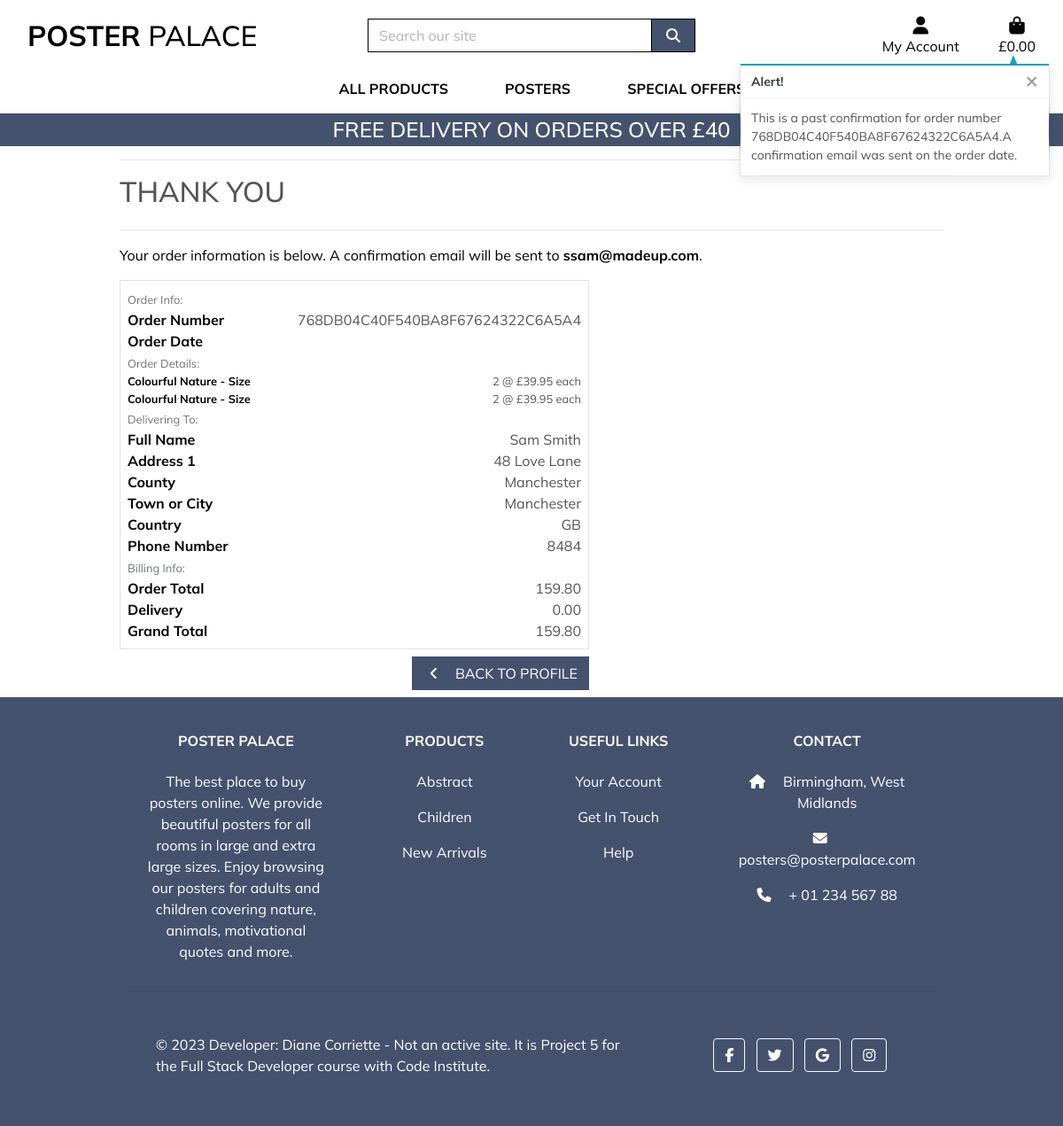
The page /profile/order_history/768DB04C40F540BA8F67624322C6A5A4 on the database its author committed.
### checkout/models.py (models this page shows, shortened)
class Order(models.Model):
    order_number = models.CharField(
        max_length=32,
        null=False,
        editable=False
    )
    buyer_profile = models.ForeignKey(
        BuyerProfile,
        on_delete=models.SET_NULL,
        null=True,
        blank=True,
        related_name='orders'
    )
    full_name = models.CharField(
        max_length=50,
        null=False,
        blank=False
    )
    email = models.EmailField(
        max_length=254,
        null=False,
        blank=False
    )
    phone_number = models.CharField(
        max_length=20,
        null=False,
        blank=False
    )
    street_address1 = models.CharField(
        max_length=80,
        null=False,
        blank=False
    )
    street_address2 = models.CharField(
        max_length=80,
        null=True,
        blank=True
    )
    town_or_city = models.CharField(
        max_length=40,
        null=False,
        blank=False
    )
    county = models.CharField(
        max_length=80,
        null=True,
        blank=True
    )
    postcode = models.CharField(
        max_length=20,
        null=True,
        blank=True
    )
    country = CountryField(
        default='GB',
        blank_label="Country *",
        null=False,
        blank=False
    )
    created = models.DateTimeField(
        auto_now_add=True
    )
    updated = models.DateTimeField(
        auto_now=True
    )
    delivery_cost = models.DecimalField(
        max_digits=6,
        decimal_places=2,
        null=False,
        default=0
    )
    order_total = models.DecimalField(
        max_digits=10,
        decimal_places=2,
        null=False,
        default=0
    )
    grand_total = models.DecimalField(
        max_digits=10,
        decimal_places=2,
        null=False,
        default=0
    )
    original_bag = models.TextField(
        null=False,
        blank=False,
        default=''
    )
    stripe_pid = models.CharField(
        max_length=254,
        null=False,
        blank=False,
        default=''
    )
    class Meta:
        ordering = ['-created']
        verbose_name_plural = 'orders'

class OrderLineItem(models.Model):
    order = models.ForeignKey(
        Order,
        null=False,
        blank=False,
        on_delete=models.CASCADE,
        related_name='lineitems'
    )
    product = models.ForeignKey(
        Product,
        null=False,
        blank=False,
        on_delete=models.CASCADE
    )
    product_size = models.CharField(
        max_length=2,
        null=True,
        blank=False
    )  # L, XL
    quantity = models.IntegerField(
        null=False,
        blank=False,
        default=0
    )
    lineitem_total = models.DecimalField(
        max_digits=6,
        decimal_places=2,
        null=False,
        blank=False,
        editable=False
    )

### products/models.py (models this page shows, shortened)
class Product(models.Model):
    sku = models.CharField(max_length=15,
                           default=get_random_string,
                           null=True, blank=True)
    name = models.CharField(max_length=200)
    slug = models.SlugField(max_length=200, unique=True)
    image = models.ImageField(null=True, blank=True)
    description = models.TextField(blank=True)
    sizes = models.BooleanField(default=False, null=True, blank=True)
    price = models.DecimalField(default=9.95, max_digits=8, decimal_places=2)
    category = models.ForeignKey('Category', null=True,
                                 blank=True, on_delete=models.SET_NULL)
    available = models.BooleanField(default=True)
    rating = models.DecimalField(max_digits=7, decimal_places=2,
                                 null=True, blank=True)
    created = models.DateTimeField(auto_now_add=True)
    updated = models.DateTimeField(auto_now=True)

### profiles/views.py (the view)
def order_history(request, order_number):
    order = get_object_or_404(Order, order_number=order_number)
    messages.info(request, (
        f'This is a past confirmation for order number {order_number}.'
        'A confirmation email was sent on the order date.'
    ))
    template = 'checkout/checkout_success.html'
    context = {
        'order': order,
        'from_profile': True,
    }
    return render(request, template, context)

### bag/contexts.py (called while the page is built, shortened)
def bag_contents(request):
    bag_items = []
    total = 0
    product_count = 0
    bag = request.session.get('bag', {})
    if total < settings.FREE_DELIVERY_THRESHOLD:
        delivery = total * Decimal(settings.STANDARD_DELIVERY_PERCENTAGE / 100)
        free_delivery_delta = settings.FREE_DELIVERY_THRESHOLD - total
    else:
        delivery = 0
        free_delivery_delta = 0
    grand_total = delivery + total
    context = {
        'bag_items': bag_items,
        'total': total,
        'product_count': product_count,
        'delivery': delivery,
        'free_delivery_delta': free_delivery_delta,
        'free_delivery_threshold': settings.FREE_DELIVERY_THRESHOLD,
        'grand_total': grand_total,
    }
    return context

### checkout/templates/checkout/checkout_success.html (shortened to what this page needs)
{% extends "base.html" %}
{% load static %}
{% block extra_css %}
    <link rel="stylesheet" href="{% static 'checkout/css/checkout.css' %}">
{% endblock %}
{% block page_header %}
    <div class="container header-container">
    </div>
{% endblock %}
{% block content %}
    <div class="overlay"></div>
    <div class="container">
        <div class="row">
            <div class="col">
                <hr>
                <h2 class="logo-font mb-4">Thank You</h2>
                <hr>
                <p class="text-black">Your order information is below. A confirmation email will be sent to <strong>{{ order.email }}</strong>.</p>
            </div>
        </div>
        <div class="row">
            <div class="col-12 col-lg-7">
                <div class="order-confirmation-wrapper p-2 border">
                    <div class="row">
                        <div class="col">
                            <small class="text-muted">Order Info:</small>
                        </div>
                    </div>
                    <div class="row">
                        <div class="col-12 col-md-4">
                            <p class="mb-0 text-black font-weight-bold">Order Number</p>
                        </div>
                        <div class="col-12 col-md-8 text-md-right">
                            <p class="mb-0">{{ order.order_number }}</p>
                        </div>
                    </div>
                    <div class="row">
                        <div class="col-12 col-md-4">
                            <p class="mb-0 text-black font-weight-bold">Order Date</p>
                        </div>
                        <div class="col-12 col-md-8 text-md-right">
                        </div>
                    </div>
                    <div class="row">
                        <div class="col">
                            <small class="text-muted">Order Details:</small>
                        </div>
                    </div>
                    {% for item in order.lineitems.all %}
                    <div class="row">
                        <div class="col-12 col-md-4">
                            <p class="small mb-0 text-black font-weight-bold">
                                {{ item.product.name }} - Size {{ item.product.size }}
                            </p>
                        </div>
                        <div class="col-12 col-md-8 text-md-right">
                            <p class="small mb-0">{{ item.quantity }} {{ item.size }} @ &#163;{{ item.product.price }} each</p>
                        </div>
                    </div>
                    {% endfor %}
                    <div class="row">
                        <div class="col">
                            <small class="text-muted">Delivering To:</small>
                        </div>
                    </div>
                    <div class="row">
                        <div class="col-12 col-md-4">
                            <p class="mb-0 text-black font-weight-bold">Full Name</p>
                        </div>
                        <div class="col-12 col-md-8 text-md-right">
                            <p class="mb-0">{{ order.full_name }}</p>
                        </div>
                    </div>
                    <div class="row">
                        <div class="col-12 col-md-4">
                            <p class="mb-0 text-black font-weight-bold">Address 1</p>
                        </div>
                        <div class="col-12 col-md-8 text-md-right">
                            <p class="mb-0">{{ order.street_address1 }}</p>
                        </div>
                    </div>
                    {% if order.county %}
                    <div class="row">
                        <div class="col-12 col-md-4">
                            <p class="mb-0 text-black font-weight-bold">County</p>
                        </div>
                        <div class="col-12 col-md-8 text-md-right">
                            <p class="mb-0">{{ order.county }}</p>
                        </div>
                    </div>
                    {% endif %}
                    <div class="row">
                        <div class="col-12 col-md-4">
                            <p class="mb-0 text-black font-weight-bold">Town or City</p>
                        </div>
                        <div class="col-12 col-md-8 text-md-right">
                            <p class="mb-0">{{ order.town_or_city }}</p>
                        </div>
                    </div>
                    <div class="row">
                        <div class="col-12 col-md-4">
                            <p class="mb-0 text-black font-weight-bold">Country</p>
                        </div>
                        <div class="col-12 col-md-8 text-md-right">
                            <p class="mb-0">{{ order.country }}</p>
                        </div>
                    </div>
                    <div class="row">
                        <div class="col-12 col-md-4">
                            <p class="mb-0 text-black font-weight-bold">Phone Number</p>
                        </div>
                        <div class="col-12 col-md-8 text-md-right">
                            <p class="mb-0">{{ order.phone_number }}</p>
                        </div>
                    </div>
                    <div class="row">
                        <div class="col">
                            <small class="text-muted">Billing Info:</small>
                        </div>
                    </div>
                    <div class="row">
                        <div class="col-12 col-md-4">
                            <p class="mb-0 text-black font-weight-bold">Order Total</p>
                        </div>
                        <div class="col-12 col-md-8 text-md-right">
                            <p class="mb-0">{{ order.order_total }}</p>
                        </div>
                    </div>
                    <div class="row">
                        <div class="col-12 col-md-4">
                            <p class="mb-0 text-black font-weight-bold">Delivery</p>
                        </div>
                        <div class="col-12 col-md-8 text-md-right">
                            <p class="mb-0">{{ order.delivery_cost }}</p>
                        </div>
                    </div>
                    <div class="row">
                        <div class="col-12 col-md-4">
                            <p class="mb-0 text-black font-weight-bold">Grand Total</p>
                        </div>
                        <div class="col-12 col-md-8 text-md-right">
                            <p class="mb-0">{{ order.grand_total }}</p>
                        </div>
                    </div>
                </div>
            </div>
        </div>
        <div class="row">
			<div class="col-12 col-lg-7 text-right">
                {% if from_profile %}
                    <a href="{% url 'profile' %}" class="btn btn-black rounded-0 my-2">
                        <span class="icon mr-2">
                            <i class="fas fa-angle-left"></i>
                        </span>
                        <span class="text-uppercase">Back to Profile</span>
                    </a>
                {% endif %}
			</div>
		</div>
    </div>
{% endblock %}

### static/css/style.css (style rules this page uses)
body { color: #555; font-family: 'Mulish', sans-serif; height: 100vh; }
.icon { align-items: center; display: inline-flex; justify-content: center; height: 1.5rem; width: 1.5rem; }
.logo-font { text-transform: uppercase; }
.btn-black { background: #45526e; color: white; }
.text-black { color: #000 !important; }
.overlay { height: 100%; width: 100%; top: 0; left: 0; position: fixed; background: white; z-index: -1; }
@media (min-width: 1200px) { .container { max-width: 80%; } }
@media (min-width: 992px) { .header-container { padding-top: 164px; } }

### rows shown on the page
Order: email "ssam@madeup.com", order_number "768DB04C40F540BA8F67624322C6A5A4", full_name "Sam Smith", street_address1 "48 Love Lane", county "Manchester", town_or_city "Manchester", country "GB", phone_number "8484", order_total "159.80", delivery_cost "0.00", grand_total "159.80"
OrderLineItem: product.name "Colourful Nature", quantity "2", product.price "39.95"
OrderLineItem: product.name "Colourful Nature", quantity "2", product.price "39.95"

### other values the page prints
{{ free_delivery_threshold }} "40"
{{ message }} "This is a past confirmation for order number 768DB04C40F540BA8F67624322C6A5A4.A confirmation email was sent on the order date."
